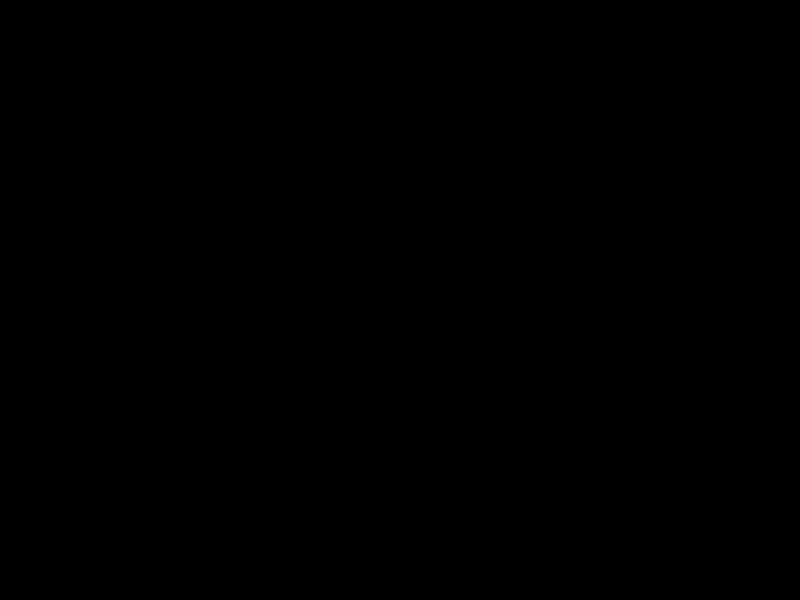
Frame 1 (no input)
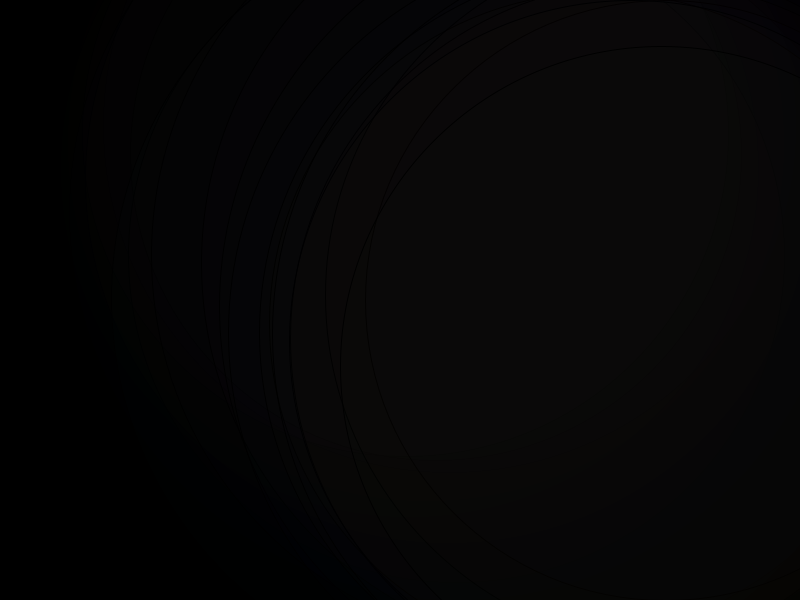
Frame 60 (the mouse pressed at the canvas centre just before this capture)
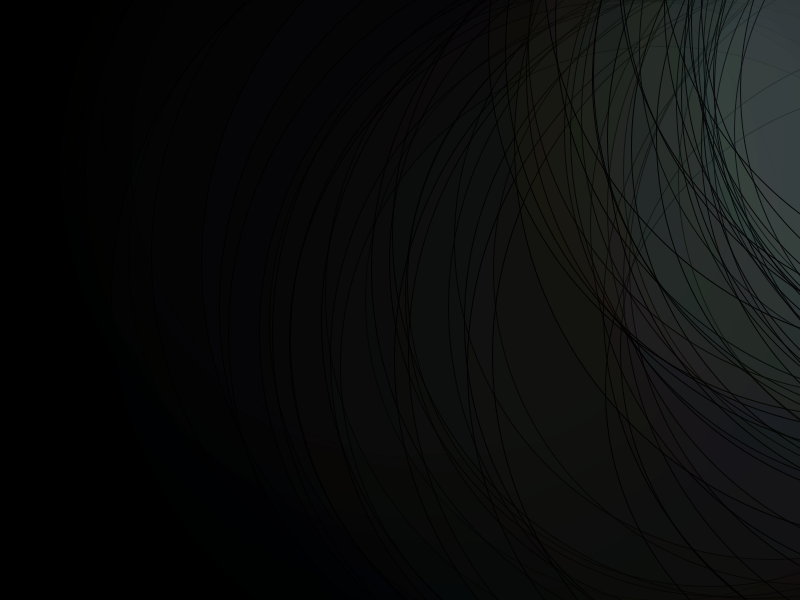
Frame 120 (the mouse held since frame 60 and released just before this capture)

The Processing sketch that drew these frames (run headless with seeded random() and noise(); from frame 60 on, the mouse is pressed at the canvas centre):

// Processing sketch: processing_103511
// ── processing_103511.pde

class Walker {
  float x, y;
  float a = 0.0;
  float sz = 800;
  float size;

  Walker() {
    x = width/2;
    y = height/2;
  }

  void display() {
    //a = map(mouseX, 0, width, 10, 50);
    a += .01;
    //println(a);    
    fill(random(100), 80, 90, a);
    size = random(sz*.75, sz);
    stroke(0);
    ellipse(x, y, size, size);
  }

  void step() {
    float stepx = random(-50, 50);
    float stepy = random(-50, 50);
    x += stepx;
    y += stepy;
  }
}

Walker w;
float sz;

void setup() {
  size(800, 600);
  w = new Walker();
  background(0);
  colorMode(HSB, 100);
}

void draw() {
  w.step();
  w.display();
  }
